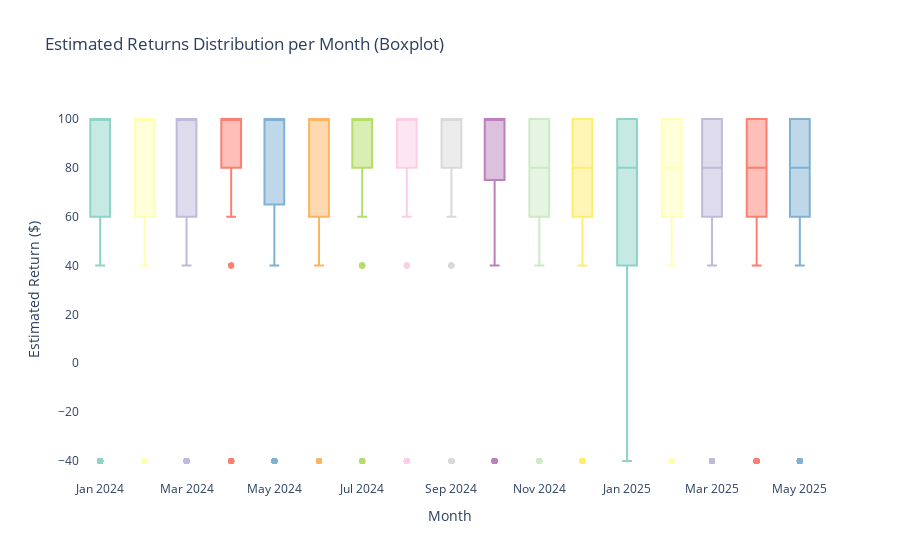

Notebook code for this chart:
### Code cell
# Load cleaned signals data with estimated returns 
df = pd.read_csv("../data/clean/signals_tp_clean_with_returns.csv")
df["timestamp"] = pd.to_datetime(df["timestamp"])
df["month"] = df["timestamp"].dt.to_period("M").astype(str)

# Create boxplot chart 
fig = px.box(
    df,
    x="month",
    y="estimated_return",
    color="month",
    title="Estimated Returns Distribution per Month (Boxplot)",
    color_discrete_sequence=px.colors.qualitative.Set3
)

fig.update_layout(
    xaxis_title="Month",
    yaxis_title="Estimated Return ($)",
    plot_bgcolor="white",
    showlegend=False
)

# Save chart as HTML 
output_path = Path("../outputs/plots/returns_histogram_by_month.html")
output_path.parent.mkdir(parents=True, exist_ok=True)
fig.write_html(str(output_path), include_plotlyjs="cdn")

# Show in notebook
fig.show()
